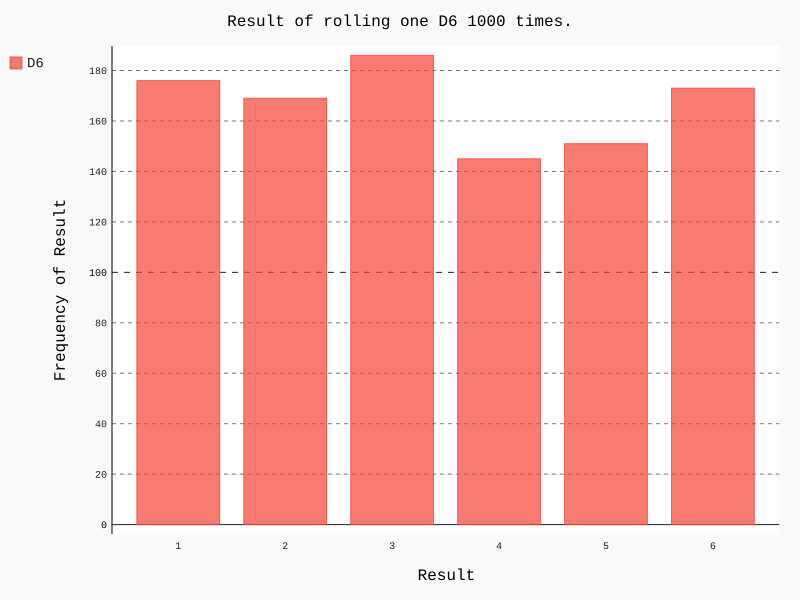

Source code (Python):
# -*- coding: utf-8 -*-
"""
Created on Fri May 21 11:36:29 2021

@author: ULVI PC
"""

import pygal
from die import Die

die = Die()
results = []
for roll_num in range(1000):
    result = die.roll()
    results.append(result)
frequencies = []
for value in range(1, die.num_sides+1):
    frequency = results.count(value)
    frequencies.append(frequency)

hist = pygal.Bar()
hist.title = "Result of rolling one D6 1000 times."
hist.x_labels = ["1","2", "3", "4", "5", "6"]
hist.x_title = "Result"
hist.y_title = "Frequency of Result"
hist.add("D6", frequencies)
hist.render_to_file("die_visual.svg")

print(frequencies)
